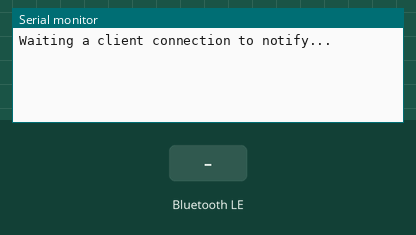
Simulated run of this sketch. Board: ESP32. Parts: the last lines printed to the serial monitor. The inputs (shaded band) are chosen by the test bench. Nothing arrives over Bluetooth unless stated; a phone connects over Bluetooth LE 3 s after start.

Above: at 1.2 s.
1.3 s: Bluetooth LE write "1" received
At 2.2 s:
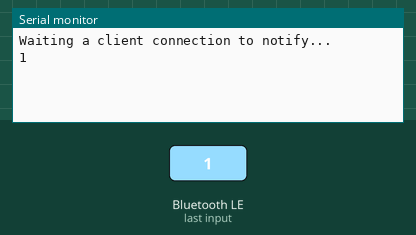
2.8 s: Bluetooth LE write "0" received
At 3.3 s:
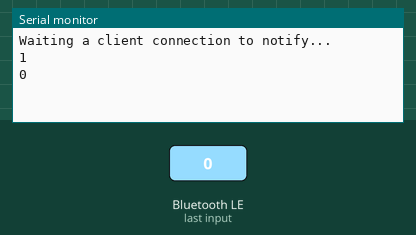
4.3 s: Bluetooth LE write "2" received
At 5.7 s:
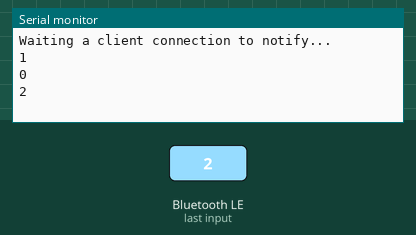

Measured:
- after the input at 1.3 s, the serial monitor: prints a new line after 0.05 s (image 1)
- after the input at 2.8 s, the serial monitor: prints a new line after 0.05 s (image 2)
- after the input at 4.3 s, the serial monitor: prints a new line after 0.05 s (image 3)

The sketch:

BLE.ino
```cpp
#include <BLEDevice.h>
#include <BLEServer.h>
#include <BLEUtils.h>
#include <BLE2902.h>
#include <String.h>

BLECharacteristic *pCharacteristic;
bool deviceConnected = false;
uint8_t txValue = 0;
long lastMsg = 0;//存放时间的变量
String rxload="BlackWalnutLabs";

#define SERVICE_UUID           "6E400001-B5A3-F393-E0A9-E50E24DCCA9E" // UART service UUID
#define CHARACTERISTIC_UUID_RX "6E400002-B5A3-F393-E0A9-E50E24DCCA9E"
#define CHARACTERISTIC_UUID_TX "6E400003-B5A3-F393-E0A9-E50E24DCCA9E"

class MyServerCallbacks: public BLEServerCallbacks {
    void onConnect(BLEServer* pServer) {
      deviceConnected = true;
    };
    void onDisconnect(BLEServer* pServer) {
      deviceConnected = false;
    }
};

class MyCallbacks: public BLECharacteristicCallbacks {
    void onWrite(BLECharacteristic *pCharacteristic) {
      std::string rxValue = pCharacteristic->getValue();
      if (rxValue.length() > 0) {
        rxload="";
        for (int i = 0; i < rxValue.length(); i++)
         {
          rxload +=(char)rxValue[i];
          Serial.print(rxValue[i]);
         }
         Serial.println("");
      }
    }
};

void setupBLE(String BLEName){
  const char *ble_name=BLEName.c_str();
  BLEDevice::init(ble_name);
  BLEServer *pServer = BLEDevice::createServer();
  pServer->setCallbacks(new MyServerCallbacks());
  BLEService *pService = pServer->createService(SERVICE_UUID);
  pCharacteristic = pService->createCharacteristic(CHARACTERISTIC_UUID_TX,BLECharacteristic::PROPERTY_NOTIFY);
  pCharacteristic->addDescriptor(new BLE2902());
  BLECharacteristic *pCharacteristic = pService->createCharacteristic(CHARACTERISTIC_UUID_RX,BLECharacteristic::PROPERTY_WRITE);
  pCharacteristic->setCallbacks(new MyCallbacks());
  pService->start();
  pServer->getAdvertising()->start();
  Serial.println("Waiting a client connection to notify...");
}


void setup() {
  Serial.begin(115200);
  setupBLE("BlackWalnutLabs");//设置蓝牙名称
}

void loop() {
  String str = "";
  int valeu = millis();
  str += valeu;
  const char *newValue=str.c_str();
  pCharacteristic->setValue(newValue);
  pCharacteristic->notify();
  delay(1000);


}
```
